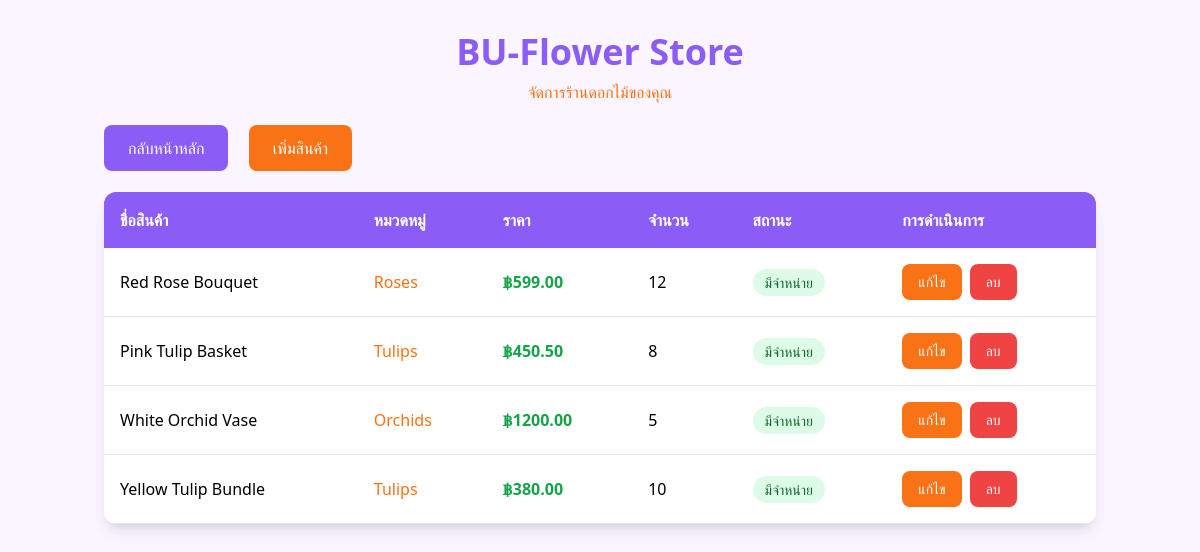
Page /flowers on the committed database.
### tables this page shows
CREATE TABLE Flowers (
    id INTEGER PRIMARY KEY AUTOINCREMENT,
    name TEXT NOT NULL,
    price REAL NOT NULL,
    quantity INTEGER NOT NULL,
    category_id INTEGER NOT NULL,
    is_available INTEGER NOT NULL DEFAULT 1,
    created_at TEXT NOT NULL,
    FOREIGN KEY (category_id) REFERENCES Categories(id)
);

CREATE TABLE Categories (
    id INTEGER PRIMARY KEY AUTOINCREMENT,
    name TEXT NOT NULL,
    description TEXT
);

### app.py (the view)
@app.route('/flowers')
def flowers():
    db = get_db()
    flowers = db.execute('SELECT f.*, c.name as category_name FROM Flowers f JOIN Categories c ON f.category_id = c.id').fetchall()
    return render_template('index.html', flowers=flowers, page='flowers')

### app.py (called while the page is built)
def get_db():
    if 'db' not in g:
        g.db = sqlite3.connect(DATABASE)
        g.db.row_factory = sqlite3.Row
    return g.db

### templates/index.html (shortened to what this page needs)
<!DOCTYPE html>
<html lang="th">
<head>
    <script src="https://cdn.tailwindcss.com"></script>
</head>
<body class="bg-purple-50 min-h-screen">
    <div class="container mx-auto px-4 py-8">
        <header class="text-center mb-8">
            <h1 class="text-4xl font-bold text-primary mb-2">BU-Flower Store</h1>
            <p class="text-secondary">จัดการร้านดอกไม้ของคุณ</p>
        </header>
        {% if page == 'home' %}
        <div class="mb-8 text-center">
            <a href="{{ url_for('categories') }}" class="bg-primary text-white px-6 py-3 rounded-lg mr-4 hover:bg-purple-600 transition">จัดการหมวดหมู่</a>
            <a href="{{ url_for('flowers') }}" class="bg-secondary text-white px-6 py-3 rounded-lg hover:bg-orange-600 transition">จัดการสินค้า</a>
        </div>
        <div class="grid grid-cols-1 md:grid-cols-2 lg:grid-cols-3 xl:grid-cols-4 gap-6">
            {% for flower in flowers %}
            <div class="bg-white rounded-xl shadow-lg overflow-hidden hover:shadow-xl transition-shadow">
                <div class="bg-gradient-to-br from-purple-200 to-orange-200 h-48 flex items-center justify-center">
                    <span class="text-6xl">🌸</span>
                </div>
                <div class="p-6">
                    <h3 class="text-xl font-bold text-primary mb-2">{{ flower.name }}</h3>
                    <p class="text-secondary font-medium mb-1">{{ flower.category_name }}</p>
                    <p class="text-gray-600 mb-1">ราคา: <span class="font-semibold text-green-600">฿{{ "%.2f"|format(flower.price) }}</span></p>
                    <p class="text-gray-600 mb-4">จำนวน: {{ flower.quantity }} ชิ้น</p>
                    <div class="flex space-x-2">
                        <a href="{{ url_for('edit_flower', id=flower.id) }}" class="bg-secondary text-white px-4 py-2 rounded-lg text-sm hover:bg-orange-600 transition flex-1 text-center">แก้ไข</a>
                        <a href="{{ url_for('delete_flower', id=flower.id) }}" class="bg-red-500 text-white px-4 py-2 rounded-lg text-sm hover:bg-red-600 transition flex-1 text-center" onclick="return confirm('ต้องการลบสินค้านี้หรือไม่?')">ลบ</a>
                    </div>
                </div>
            </div>
            {% endfor %}
        </div>
        {% elif page == 'flowers' %}
        <div class="mb-8">
            <a href="{{ url_for('index') }}" class="bg-primary text-white px-6 py-3 rounded-lg mr-4 hover:bg-purple-600 transition">กลับหน้าหลัก</a>
            <a href="{{ url_for('add_flower') }}" class="bg-secondary text-white px-6 py-3 rounded-lg hover:bg-orange-600 transition">เพิ่มสินค้า</a>
        </div>
        <div class="bg-white rounded-xl shadow-lg overflow-hidden">
            <table class="w-full">
                <thead class="bg-primary text-white">
                    <tr>
                        <th class="p-4 text-left font-bold">ชื่อสินค้า</th>
                        <th class="p-4 text-left font-bold">หมวดหมู่</th>
                        <th class="p-4 text-left font-bold">ราคา</th>
                        <th class="p-4 text-left font-bold">จำนวน</th>
                        <th class="p-4 text-left font-bold">สถานะ</th>
                        <th class="p-4 text-left font-bold">การดำเนินการ</th>
                    </tr>
                </thead>
                <tbody>
                    {% for flower in flowers %}
                    <tr class="border-b border-gray-200 hover:bg-purple-50">
                        <td class="p-4 font-medium">{{ flower.name }}</td>
                        <td class="p-4 text-secondary">{{ flower.category_name }}</td>
                        <td class="p-4 font-semibold text-green-600">฿{{ "%.2f"|format(flower.price) }}</td>
                        <td class="p-4">{{ flower.quantity }}</td>
                        <td class="p-4">
                            <span class="px-3 py-1 rounded-full text-sm {% if flower.is_available %}bg-green-100 text-green-800{% else %}bg-red-100 text-red-800{% endif %}">
                                {{ 'มีจำหน่าย' if flower.is_available else 'หมด' }}
                            </span>
                        </td>
                        <td class="p-4">
                            <div class="flex space-x-2">
                                <a href="{{ url_for('edit_flower', id=flower.id) }}" class="bg-secondary text-white px-4 py-2 rounded-lg text-sm hover:bg-orange-600 transition">แก้ไข</a>
                                <a href="{{ url_for('delete_flower', id=flower.id) }}" class="bg-red-500 text-white px-4 py-2 rounded-lg text-sm hover:bg-red-600 transition" onclick="return confirm('ต้องการลบสินค้านี้หรือไม่?')">ลบ</a>
                            </div>
                        </td>
                    </tr>
                    {% endfor %}
                </tbody>
            </table>
        </div>
        {% endif %}
    </div>
</body>
</html>

### rows in the picture
Flowers: name "Red Rose Bouquet", category_name "Roses", price "599.00", quantity "12", is_available "มีจำหน่าย"
Flowers: name "Pink Tulip Basket", category_name "Tulips", price "450.50", quantity "8", is_available "มีจำหน่าย"
Flowers: name "White Orchid Vase", category_name "Orchids", price "1200.00", quantity "5", is_available "มีจำหน่าย"
Flowers: name "Yellow Tulip Bundle", category_name "Tulips", price "380.00", quantity "10", is_available "มีจำหน่าย"
